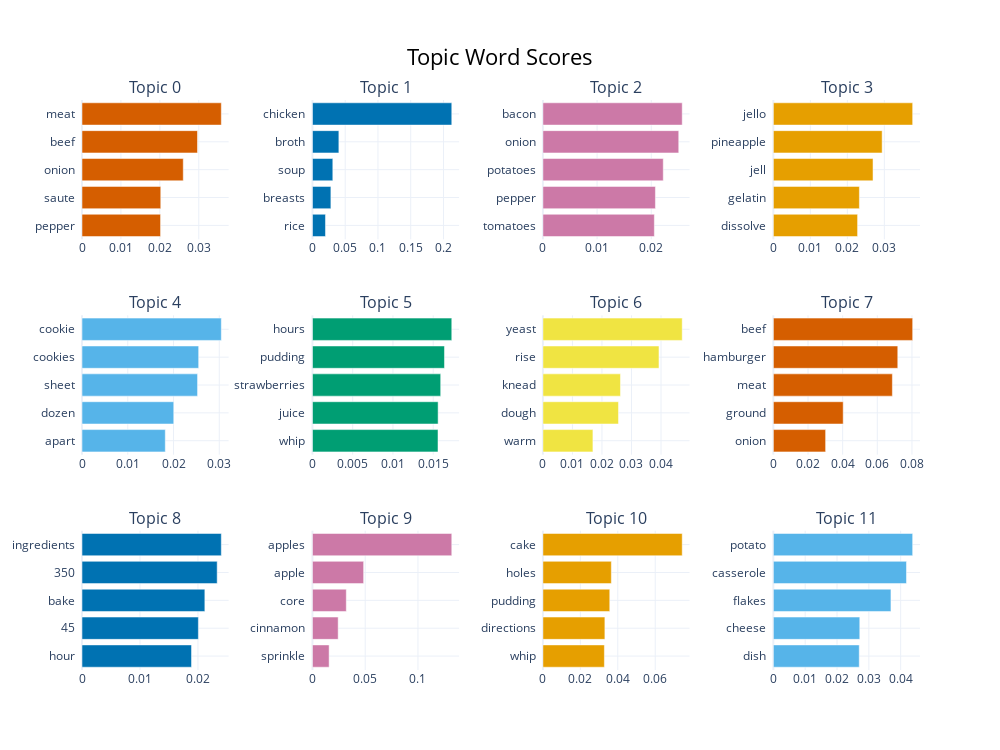

The cell this chart's notebook holds for it:
### Code cell
model.visualize_barchart(top_n_topics=12)

### Figure 1 — Plotly figure (JSON) as saved in the notebook; plotly's stock layout.template omitted (floating-point values rounded to 4 significant figures)
{"data": [{"marker": {"color": "#D55E00"}, "orientation": "h", "type": "bar", "x": [0.02018, 0.02023, 0.02602, 0.02967, 0.03579], "xaxis": "x", "y": ["pepper  ", "saute  ", "onion  ", "beef  ", "meat  "], "yaxis": "y"}, {"marker": {"color": "#0072B2"}, "orientation": "h", "type": "bar", "x": [0.0199, 0.02814, 0.03108, 0.04032, 0.2127], "xaxis": "x2", "y": ["rice  ", "breasts  ", "soup  ", "broth  ", "chicken  "], "yaxis": "y2"}, {"marker": {"color": "#CC79A7"}, "orientation": "h", "type": "bar", "x": [0.02057, 0.02077, 0.02222, 0.02508, 0.02572], "xaxis": "x3", "y": ["tomatoes  ", "pepper  ", "potatoes  ", "onion  ", "bacon  "], "yaxis": "y3"}, {"marker": {"color": "#E69F00"}, "orientation": "h", "type": "bar", "x": [0.02277, 0.02326, 0.02695, 0.02941, 0.03767], "xaxis": "x4", "y": ["dissolve  ", "gelatin  ", "jell  ", "pineapple  ", "jello  "], "yaxis": "y4"}, {"marker": {"color": "#56B4E9"}, "orientation": "h", "type": "bar", "x": [0.01821, 0.02005, 0.02526, 0.0255, 0.03045], "xaxis": "x5", "y": ["apart  ", "dozen  ", "sheet  ", "cookies  ", "cookie  "], "yaxis": "y5"}, {"marker": {"color": "#009E73"}, "orientation": "h", "type": "bar", "x": [0.0156, 0.01561, 0.01593, 0.0164, 0.01731], "xaxis": "x6", "y": ["whip  ", "juice  ", "strawberries  ", "pudding  ", "hours  "], "yaxis": "y6"}, {"marker": {"color": "#F0E442"}, "orientation": "h", "type": "bar", "x": [0.01694, 0.02559, 0.02627, 0.03931, 0.04718], "xaxis": "x7", "y": ["warm  ", "dough  ", "knead  ", "rise  ", "yeast  "], "yaxis": "y7"}, {"marker": {"color": "#D55E00"}, "orientation": "h", "type": "bar", "x": [0.03017, 0.04031, 0.06869, 0.07181, 0.0804], "xaxis": "x8", "y": ["onion  ", "ground  ", "meat  ", "hamburger  ", "beef  "], "yaxis": "y8"}, {"marker": {"color": "#0072B2"}, "orientation": "h", "type": "bar", "x": [0.01889, 0.02007, 0.02118, 0.02331, 0.02402], "xaxis": "x9", "y": ["hour  ", "45  ", "bake  ", "350  ", "ingredients  "], "yaxis": "y9"}, {"marker": {"color": "#CC79A7"}, "orientation": "h", "type": "bar", "x": [0.0158, 0.02437, 0.03208, 0.04851, 0.132], "xaxis": "x10", "y": ["sprinkle  ", "cinnamon  ", "core  ", "apple  ", "apples  "], "yaxis": "y10"}, {"marker": {"color": "#E69F00"}, "orientation": "h", "type": "bar", "x": [0.03284, 0.03311, 0.03571, 0.03655, 0.07441], "xaxis": "x11", "y": ["whip  ", "directions  ", "pudding  ", "holes  ", "cake  "], "yaxis": "y11"}, {"marker": {"color": "#56B4E9"}, "orientation": "h", "type": "bar", "x": [0.02698, 0.02715, 0.03694, 0.04182, 0.04377], "xaxis": "x12", "y": ["dish  ", "cheese  ", "flakes  ", "casserole  ", "potato  "], "yaxis": "y12"}], "layout": {"annotations": [{"font": {"size": 16}, "showarrow": false, "text": "Topic 0", "x": 0.0875, "xanchor": "center", "xref": "paper", "y": 1, "yanchor": "bottom", "yref": "paper"}, {"font": {"size": 16}, "showarrow": false, "text": "Topic 1", "x": 0.3625, "xanchor": "center", "xref": "paper", "y": 1, "yanchor": "bottom", "yref": "paper"}, {"font": {"size": 16}, "showarrow": false, "text": "Topic 2", "x": 0.6375, "xanchor": "center", "xref": "paper", "y": 1, "yanchor": "bottom", "yref": "paper"}, {"font": {"size": 16}, "showarrow": false, "text": "Topic 3", "x": 0.9125, "xanchor": "center", "xref": "paper", "y": 1, "yanchor": "bottom", "yref": "paper"}, {"font": {"size": 16}, "showarrow": false, "text": "Topic 4", "x": 0.0875, "xanchor": "center", "xref": "paper", "y": 0.6222, "yanchor": "bottom", "yref": "paper"}, {"font": {"size": 16}, "showarrow": false, "text": "Topic 5", "x": 0.3625, "xanchor": "center", "xref": "paper", "y": 0.6222, "yanchor": "bottom", "yref": "paper"}, {"font": {"size": 16}, "showarrow": false, "text": "Topic 6", "x": 0.6375, "xanchor": "center", "xref": "paper", "y": 0.6222, "yanchor": "bottom", "yref": "paper"}, {"font": {"size": 16}, "showarrow": false, "text": "Topic 7", "x": 0.9125, "xanchor": "center", "xref": "paper", "y": 0.6222, "yanchor": "bottom", "yref": "paper"}, {"font": {"size": 16}, "showarrow": false, "text": "Topic 8", "x": 0.0875, "xanchor": "center", "xref": "paper", "y": 0.2444, "yanchor": "bottom", "yref": "paper"}, {"font": {"size": 16}, "showarrow": false, "text": "Topic 9", "x": 0.3625, "xanchor": "center", "xref": "paper", "y": 0.2444, "yanchor": "bottom", "yref": "paper"}, {"font": {"size": 16}, "showarrow": false, "text": "Topic 10", "x": 0.6375, "xanchor": "center", "xref": "paper", "y": 0.2444, "yanchor": "bottom", "yref": "paper"}, {"font": {"size": 16}, "showarrow": false, "text": "Topic 11", "x": 0.9125, "xanchor": "center", "xref": "paper", "y": 0.2444, "yanchor": "bottom", "yref": "paper"}], "height": 750, "hoverlabel": {"bgcolor": "white", "font": {"family": "Rockwell", "size": 16}}, "showlegend": false, "title": {"font": {"color": "Black", "size": 22}, "text": "Topic Word Scores", "x": 0.5, "xanchor": "center", "yanchor": "top"}, "width": 1000, "xaxis": {"anchor": "y", "domain": [0, 0.175], "showgrid": true}, "xaxis10": {"anchor": "y10", "domain": [0.275, 0.45], "showgrid": true}, "xaxis11": {"anchor": "y11", "domain": [0.55, 0.725], "showgrid": true}, "xaxis12": {"anchor": "y12", "domain": [0.825, 1], "showgrid": true}, "xaxis2": {"anchor": "y2", "domain": [0.275, 0.45], "showgrid": true}, "xaxis3": {"anchor": "y3", "domain": [0.55, 0.725], "showgrid": true}, "xaxis4": {"anchor": "y4", "domain": [0.825, 1], "showgrid": true}, "xaxis5": {"anchor": "y5", "domain": [0, 0.175], "showgrid": true}, "xaxis6": {"anchor": "y6", "domain": [0.275, 0.45], "showgrid": true}, "xaxis7": {"anchor": "y7", "domain": [0.55, 0.725], "showgrid": true}, "xaxis8": {"anchor": "y8", "domain": [0.825, 1], "showgrid": true}, "xaxis9": {"anchor": "y9", "domain": [0, 0.175], "showgrid": true}, "yaxis": {"anchor": "x", "domain": [0.7556, 1], "showgrid": true}, "yaxis10": {"anchor": "x10", "domain": [0, 0.2444], "showgrid": true}, "yaxis11": {"anchor": "x11", "domain": [0, 0.2444], "showgrid": true}, "yaxis12": {"anchor": "x12", "domain": [0, 0.2444], "showgrid": true}, "yaxis2": {"anchor": "x2", "domain": [0.7556, 1], "showgrid": true}, "yaxis3": {"anchor": "x3", "domain": [0.7556, 1], "showgrid": true}, "yaxis4": {"anchor": "x4", "domain": [0.7556, 1], "showgrid": true}, "yaxis5": {"anchor": "x5", "domain": [0.3778, 0.6222], "showgrid": true}, "yaxis6": {"anchor": "x6", "domain": [0.3778, 0.6222], "showgrid": true}, "yaxis7": {"anchor": "x7", "domain": [0.3778, 0.6222], "showgrid": true}, "yaxis8": {"anchor": "x8", "domain": [0.3778, 0.6222], "showgrid": true}, "yaxis9": {"anchor": "x9", "domain": [0, 0.2444], "showgrid": true}}}
